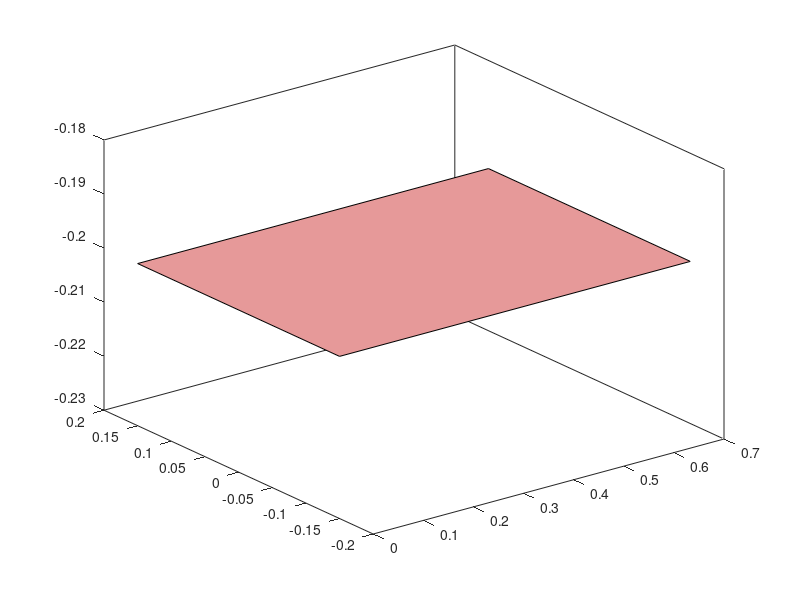

MATLAB code for this plot: (Note: this script raises an error after producing the figure.)
function plotBound()
    % xyz positive and xyz negative for bounding box
    xp = 0.7; yp = 0.150; zp = 0.7;
    xn = 0; yn = -0.150; zn = -0.2;
    boundPoints = [[xn;yn;zn],[xn;yp;zn],[xp;yp;zn],[xp;yn;zn]...
                   [xn;yn;zp],[xn;yp;zp],[xp;yp;zp],[xp;yn;zp]];
    faces = [1 2 3 4; 1 2 6 5; 2 3 7 6; 3 4 8 7; 1 4 8 5; 5 6 7 8];
    for f = 1:size(faces)
        b = fill3(boundPoints(1,faces(f,:)),boundPoints(2,faces(f,:)),boundPoints(3,faces(f,:)), [0.9 0.6 0.6]); hold on;
        alpha(b,0.5);
    end
end